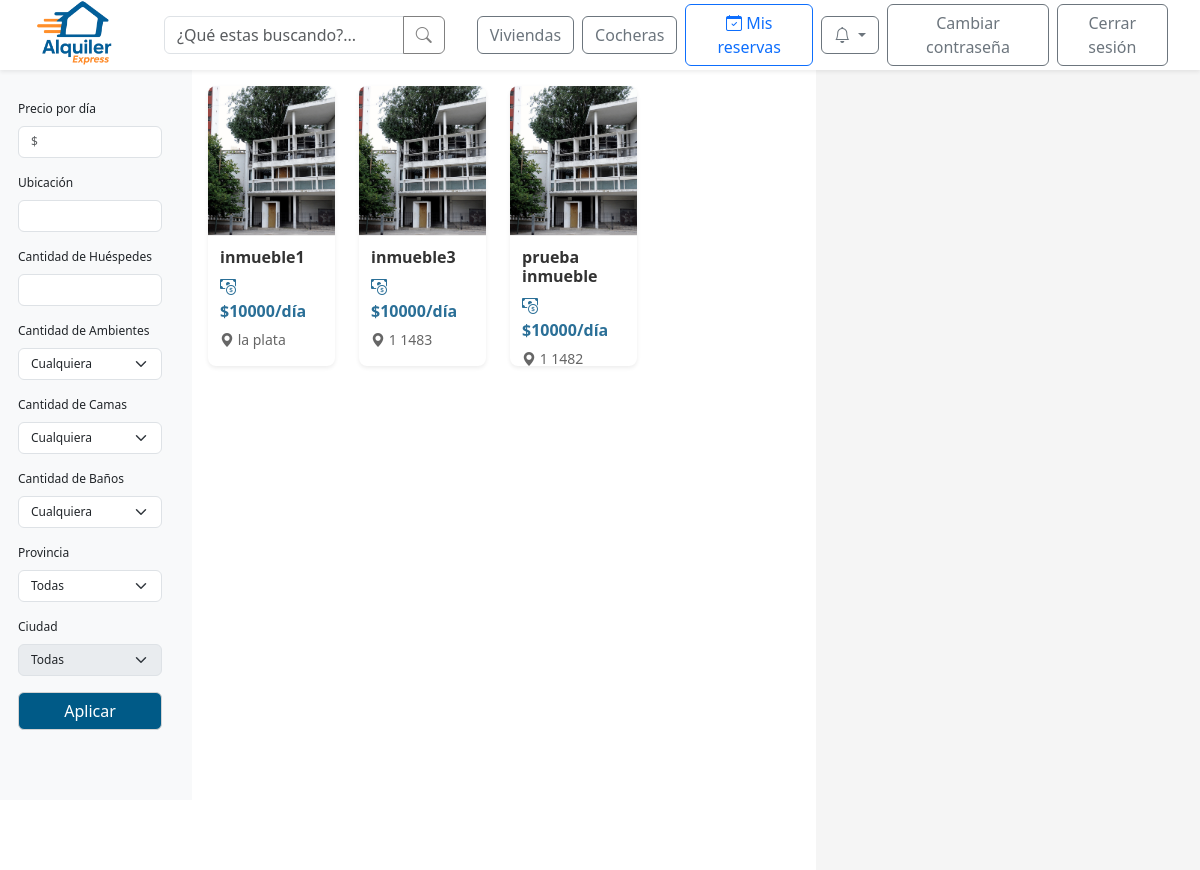
The page /buscar-inmuebles/ (signed in) on the database its author committed.
### web/models.py (models this page shows, shortened)
class Inmueble(models.Model):
    id_inmueble = models.AutoField(primary_key=True)
    nombre = models.CharField(max_length=100, unique=True)
    ubicacion = models.TextField()
    provincia = models.ForeignKey(Provincia, on_delete=models.SET_NULL, null=True)
    ciudad = models.ForeignKey(Ciudad, on_delete=models.SET_NULL, null=True)
    descripcion = models.TextField()
    cantidad_banios = models.IntegerField()
    cantidad_ambientes = models.IntegerField()
    cantidad_camas = models.IntegerField()
    cantidad_huespedes = models.IntegerField()
    precio_por_dia = models.DecimalField(max_digits=10, decimal_places=2)
    politica_cancelacion = models.TextField()
    fecha_publicacion = models.DateField()
    cochera = models.ForeignKey(Cochera, null=True, blank=True, on_delete=models.SET_NULL)
    estado = models.ForeignKey(Estado, on_delete=models.SET_NULL, null=True)
    empleado = models.ForeignKey(Perfil, null=True, blank=True, on_delete=models.SET_NULL)
    minimo_dias_alquiler = models.PositiveIntegerField(default=1, verbose_name="Mínimo de días de alquiler")

### web/views.py (the view)
# urls.py: path('buscar-inmuebles/', views.buscar_inmuebles, name='buscar_inmuebles'),
def buscar_inmuebles(request):
    query = request.GET.get('q', '').strip()
    provincia_id = request.GET.get('provincia')
    ciudad_id = request.GET.get('ciudad')
    precio = request.GET.get('precio')
    ubicacion = request.GET.get('ubicacion')
    huespedes = request.GET.get('huespedes')
    ambientes = request.GET.get('ambientes')
    camas = request.GET.get('camas')
    banios = request.GET.get('banios')
    inmuebles = Inmueble.objects.exclude(estado__nombre__in=['Oculto','Eliminado'])
    if query:
        inmuebles = inmuebles.filter(nombre__icontains=query)
    if provincia_id:
        inmuebles = inmuebles.filter(provincia_id=provincia_id)
    if ciudad_id:
        inmuebles = inmuebles.filter(ciudad_id=ciudad_id)
    if precio:
        inmuebles = inmuebles.filter(precio_por_dia__lte=precio)
    if ubicacion:
        inmuebles = inmuebles.filter(ubicacion__icontains=ubicacion)
    if huespedes:
        inmuebles = inmuebles.filter(cantidad_huespedes__gte=huespedes)
    if ambientes:
        if ambientes.endswith('+'):
            inmuebles = inmuebles.filter(cantidad_ambientes__gte=int(ambientes[:-1]))
        else:
            inmuebles = inmuebles.filter(cantidad_ambientes=int(ambientes))
    if camas:
        if camas.endswith('+'):
            inmuebles = inmuebles.filter(cantidad_camas__gte=int(camas[:-1]))
        else:
            inmuebles = inmuebles.filter(cantidad_camas=int(camas))
    if banios:
        if banios.endswith('+'):
            inmuebles = inmuebles.filter(cantidad_banios__gte=int(banios[:-1]))
        else:
            inmuebles = inmuebles.filter(cantidad_banios=int(banios))
    provincias = Provincia.objects.filter(ciudades__inmueble__isnull=False).distinct()
    if provincia_id:
        ciudades = Ciudad.objects.filter(
            provincia_id=provincia_id,
            inmueble__isnull=False
        ).distinct()
    else:
        ciudades = Ciudad.objects.filter(
            inmueble__isnull=False
        ).distinct()
    return render(request, 'buscar_inmuebles.html', {
        'inmuebles': inmuebles,
        'query': query,
        'provincias': provincias,
        'ciudades': ciudades,
    })

### web/context_processors.py (called while the page is built)
def notifications(request):
    if request.user.is_authenticated:
        try:
            return {
                'notificaciones': request.user.perfil.notificacion_set.order_by('-fecha_creacion')[:10],
                'notificaciones_no_leidas': request.user.perfil.notificacion_set.filter(leido=False).count()
            }
        except Exception:
            return {}
    return {}

def is_client_context(request):
    return {'is_client': is_client(request.user)}

### web/templatetags/user_groups.py (called while the page is built)
@register.filter(name='has_group')
def has_group(user, group_name):
    if not user.is_authenticated:
        return False
    return user.groups.filter(name=group_name).exists()

### web/views.py (called while the page is built)
def is_client(user):
    return user.is_authenticated and user.groups.filter(name="cliente").exists()

### web/templates/buscar_inmuebles.html (shortened to what this page needs)
{% extends 'base_search.html' %}
{% load static %}
{% block extra_css %}
<link rel="stylesheet" href="{% static 'css/busqueda.css' %}">
{% endblock %}
{% block content %}
<main class="container-fluid">
  <div class="container-wrapper row">
    <aside class="filtros col-md-2 sidebar bg-light sticky-top">
      <form method="get">
        <div class="mb-3">
          <label class="form-label">Precio por día</label>
          <input type="number" class="form-control filtros__campo" name="precio" placeholder="$" min="0" value="{{ request.GET.precio }}">
        </div>
        <div class="mb-3">
          <label class="form-label">Ubicación</label>
          <input type="text" class="form-control filtros__campo" name="ubicacion" value="{{ request.GET.ubicacion }}">
        </div>
        <div class="mb-3">
          <label class="form-label">Cantidad de Huéspedes</label>
          <input type="number" class="form-control filtros__campo" name="huespedes" min="0" value="{{ request.GET.huespedes }}">
        </div>
        <div class="mb-3">
          <label class="form-label">Cantidad de Ambientes</label>
          <select class="form-select filtros__campo" name="ambientes">
            <option value="">Cualquiera</option>
          </select>
        </div>
        <div class="mb-3">
          <label class="form-label">Cantidad de Camas</label>
          <select class="form-select filtros__campo" name="camas">
            <option value="">Cualquiera</option>
          </select>
        </div>
        <div class="mb-3">
          <label class="form-label">Cantidad de Baños</label>
          <select class="form-select filtros__campo" name="banios">
            <option value="">Cualquiera</option>
          </select>
        </div>
        <div class="mb-3">
          <label class="form-label">Provincia</label>
          <select class="form-select filtros__campo" name="provincia" id="provincia-select">
            <option value="">Todas</option>
          </select>
        </div>
        <div class="mb-3">
          <label class="form-label">Ciudad</label>
          <select class="form-select filtros__campo" name="ciudad" id="ciudad-select" {% if not request.GET.provincia %}disabled{% endif %}>
            <option value="">Todas</option>
          </select>
        </div>
        <button class="btn btn-primary w-100 btn-azul">Aplicar</button>
      </form>
    </aside>
    <section class="lista-resultados col-md-6 p-3">
      <div id="lista-inmuebles" class="row">
        {% for inmueble in inmuebles %}
        <div class="col-12 col-md-6 col-lg-3 mb-4">
          <a href="{% url 'detalle_inmueble' inmueble.id_inmueble %}" class="text-decoration-none">
            <div class="propiedad-card card border-0 shadow-sm">
              {% if inmueble.imagen %}
                <img src="{{ inmueble.imagen.url }}" class="propiedad-imagen card-img-top" alt="{{ inmueble.nombre }}">
              {% else %}
                <img src="{% static 'img/default-property.jpg' %}" class="propiedad-imagen card-img-top" alt="Imagen por defecto">
              {% endif %}
              <div class="propiedad-body card-body">
                <h5 class="propiedad-nombre card-title">{{ inmueble.nombre }}</h5>
                <div class="propiedad-info">
                  <p class="propiedad-precio card-text">
                    <i class="bi bi-cash-coin"></i> ${{ inmueble.precio_por_dia|floatformat:"0" }}/día
                  </p>
                  <p class="propiedad-ubicacion card-text">
                    <i class="bi bi-geo-alt-fill"></i> {{ inmueble.ubicacion }}
                  </p>
                </div>
              </div>
            </div>
          </a>
        </div>
        {% empty %}
        <div class="col-12">
          <div class="mensaje-vacio alert alert-info" role="alert">
            <i class="bi bi-info-circle"></i> No se encontraron inmuebles disponibles.
          </div>
        </div>
        {% endfor %}
      </div>
    </section>
    <aside class="mapa-contenedor col-md-4">
      <div class="mapa-content" id="map" role="region" aria-label="Mapa de Inmuebles disponibles"></div>
    </aside>
  </div>
</main>
{% endblock %}

### web/static/css/global.css (style rules this page uses)
:root { --color-azul-alquiler: #005A87; --color-naranja-alquiler: #F26A1B; --color-azul-hover: #004466; --color-naranja-hover: #d85b17; }
.btn-azul { background-color: var(--color-azul-alquiler); color: white; border-color: lightgrey; transition: background-color 0.3s ease; }

### web/static/css/busqueda.css (style rules this page uses)
html, body { height: 100%; margin: 0; overflow-x: hidden; }
.container-fluid { padding: 0; }
.container-wrapper { flex: 1; display: flex; flex-direction: row; margin-top: 70px; height: calc(100vh - 70px); }
.filtros { background-color: #f8f9fa; overflow-y: auto; font-size: 12px; position: sticky; top: 70px; height: calc(100vh - 70px); flex-shrink: 0; padding: 30px; }
.filtros__campo { font-size: 12px; }
.lista-resultados { overflow-y: auto; height: calc(100vh - 70px); padding: 1rem; }
.propiedad-card { transition: transform 0.3s ease, box-shadow 0.3s ease; border-radius: 0.5rem; overflow: hidden; background: white; height: 280px; margin-bottom: 1.5rem; }
.propiedad-imagen { width: 100%; height: 150px; object-fit: cover; border-bottom: 1px solid #eee; }
.propiedad-body { padding: 12px; display: flex; flex-direction: column; height: calc(100% - 150px); }
.propiedad-nombre { font-weight: 600; color: #333; margin-bottom: 8px; font-size: 16px; }
.propiedad-precio { font-weight: 700; color: #2a6f97; margin-bottom: 6px; }
.propiedad-ubicacion { color: #666; font-size: 14px; margin-bottom: 8px; }
.mapa-contenedor { position: sticky; top: 70px; height: 100vh; flex-shrink: 0; }
.mapa-content { height: 100%; background-color: #f5f5f5; display: flex; align-items: center; justify-content: center; color: #666; }

### rows shown on the page
Inmueble: nombre "inmueble1", precio_por_dia "10000", ubicacion "la plata"
Inmueble: nombre "inmueble3", precio_por_dia "10000", ubicacion "1 1483"
Inmueble: nombre "prueba inmueble", precio_por_dia "10000", ubicacion "1 1482"
